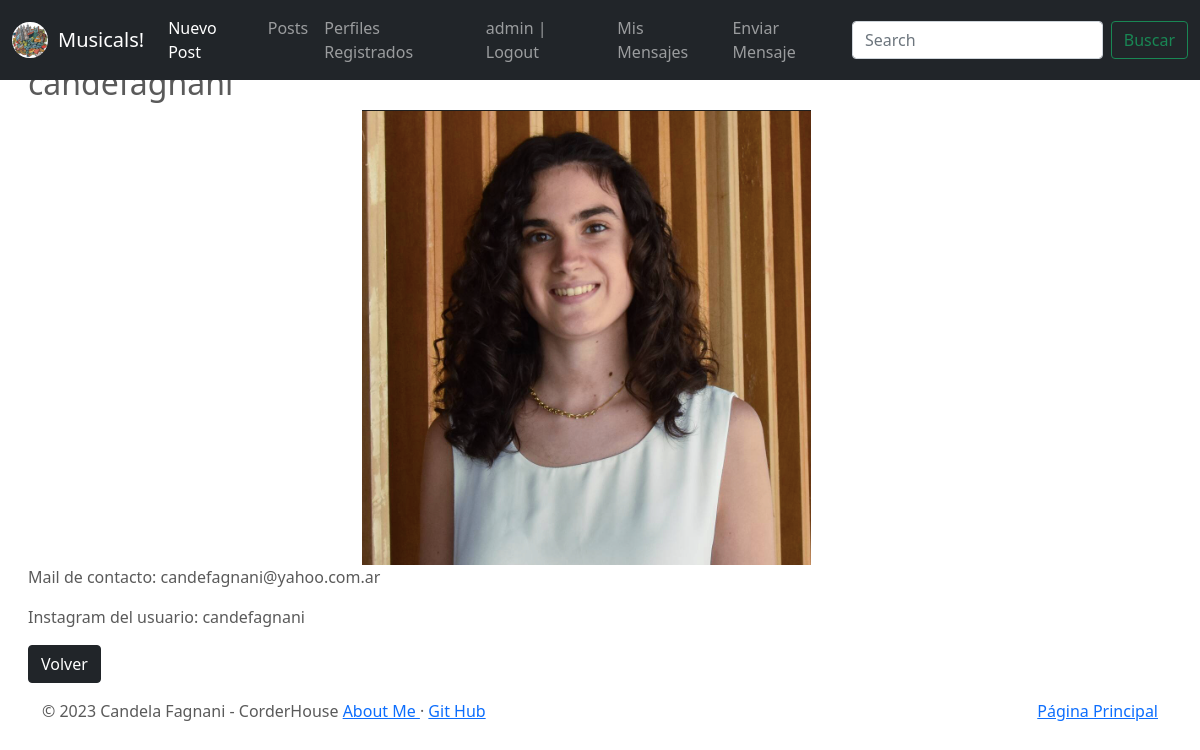
/profile/1/detail (signed in), run on the app's committed database.
### Musicales/models.py (models this page shows, shortened)
class Profile(models.Model):
    user = models.OneToOneField(to = User, on_delete = models.CASCADE, related_name = "profile")
    instagram = models.CharField(max_length = 100)
    email = models.EmailField()
    imagen = models.ImageField(default = 'default.png', upload_to = 'profiles')

### Musicales/views.py (the view)
# urls.py: path('profile/<pk>/detail',ProfileDetail.as_view(), name = "profile-detail"),
class ProfileDetail(DetailView):
    model = Profile

### Musicales/templates/Musicales/profile_detail.html
{% extends "Musicales/base.html" %}
{% block main %}
<div class="container mt-3 mb-3 mx-3">
   <h2>{{ object.user }}</h2>
    {% if object.imagen %}
      <center><img src="{{ object.imagen.url }}" alt="{{ object.imagen }}"></center>
    {% endif %}
    <p>Mail de contacto: {{ object.email }}</p>
    <p>Instagram del usuario: {{object.instagram}}</p>
    <a href="{% url 'profile-list' %}" class="btn btn-dark mr-2">Volver</a>
  </div>
{% endblock %}

### Musicales/templates/Musicales/base.html (shortened to what this page needs)
<!DOCTYPE html>
<html lang= "es" >
<head>
    {% load static %}
<link href="{% static 'Musicales/css/bootstrap.min.css' %}" rel="stylesheet">
    <link href="{% static 'Musicales/css/carousel.css' %}" rel="stylesheet">
</head>
  <body>
    <header>
      <nav class="navbar navbar-expand-md navbar-dark fixed-top bg-dark">
        <div class="container-fluid">
          {% if user.is_authenticated %}
            <a href="{% url 'profile-update' user.profile.id %}">
            <img src="{{user.profile.imagen.url}}" height="100%" width="36px" style="border-radius: 50%; margin-right:10px">
            </a>
          {% endif %}
          <a class="navbar-brand" href="{% url 'index' %}"> Musicals! </a>
          <div class="collapse navbar-collapse" id="navbarCollapse">
            <ul class="navbar-nav me-auto mb-2 mb-md-0">
              <li class="nav-item">
                <a class="nav-link active" aria-current="page" href="{% url 'post-create' %}">Nuevo Post</a>
              </li>
              <li class="nav-item">
                <a class="nav-link" href="{% url 'post-list' %}">Posts</a>
              </li>
              <li class="nav-item">
                <a class="nav-link" href="{% url 'profile-list' %}"> Perfiles Registrados </a>
              </li>
              {% if user.is_authenticated %}
                <li class="nav-item">
                  <a class="nav-link" href="{% url 'logout' %}"> {{user.username}} | Logout</a>
                </li>
                <li class="nav-item">
                  <a class="nav-link" href="{% url 'mensaje-list' %}"> Mis Mensajes</a>
                </li>
              {% endif %}
              <li class="nav-item">
                <a class="nav-link" href="{% url 'mensaje-create' %}">Enviar Mensaje</a>
              </li>
            </ul>
            <form class="d-flex">
              <input class="form-control me-2" type="search" placeholder="Search" aria-label="Search">
              <button class="btn btn-outline-success" type="submit"> Buscar </button>
            </form>
          </div>
        </div>
      </nav>
    </header>
    {% block main %}
    {% endblock %}
  <footer class="container">
    <p class="float-end"><a href="{% url 'index' %}"> Página Principal </a></p>
    <p>© 2023 Candela Fagnani - CorderHouse <a href="{% url 'about' %}"> About Me </a> · <a href="https://github.com/candefagnani"> Git Hub </a></p>
  </footer>
  </body>
</html>

### Musicales/static/Musicales/css/carousel.css (style rules this page uses)
body { padding-top: 3rem; padding-bottom: 3rem; color: #5a5a5a; }

### data on the page
Profile: user "candefagnani", imagen (picture), email "candefagnani@yahoo.com.ar", instagram "candefagnani"

### other printed values
{{ user.username }} "admin"
